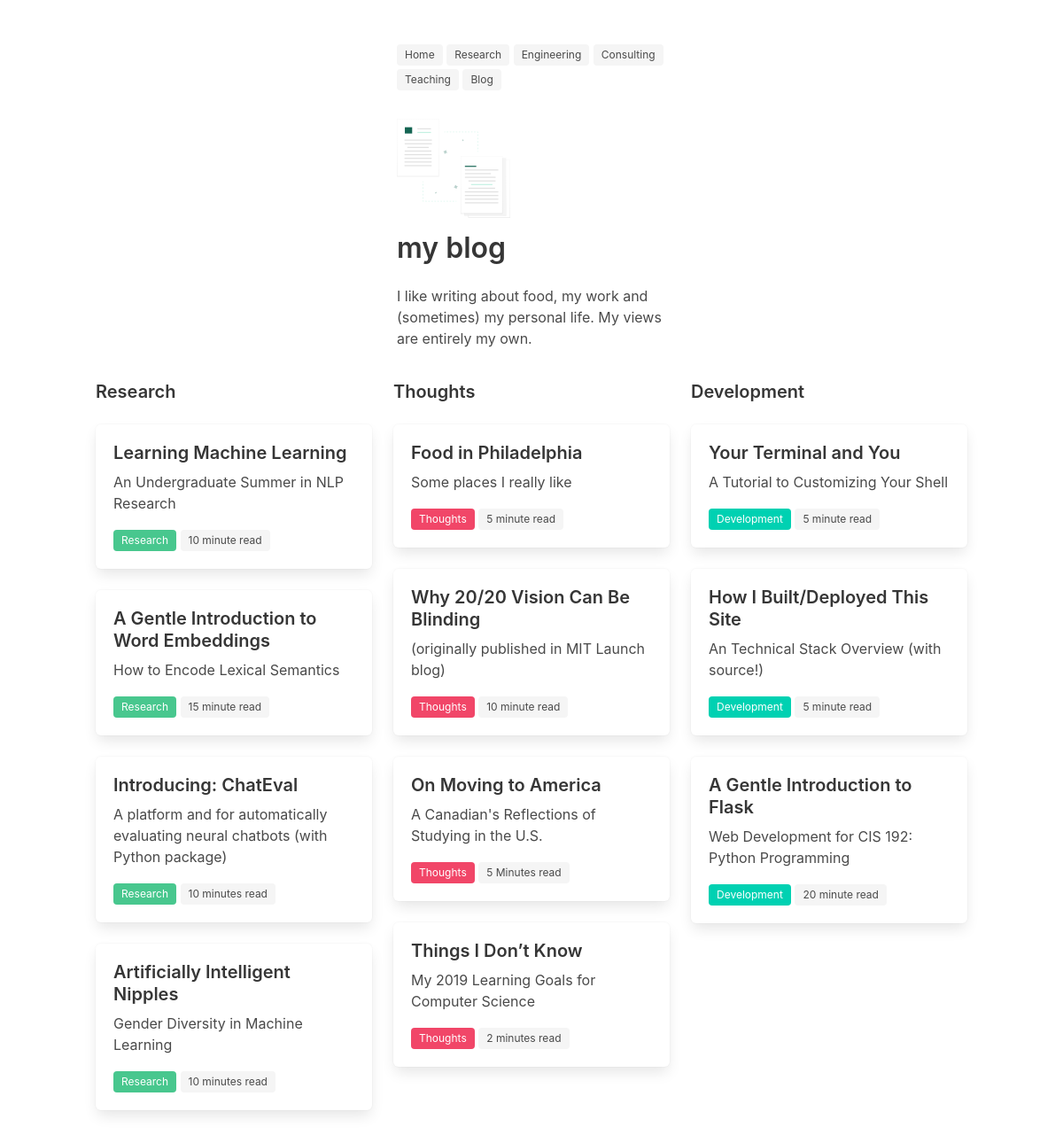
The page /blog/ on the database as committed earlier.
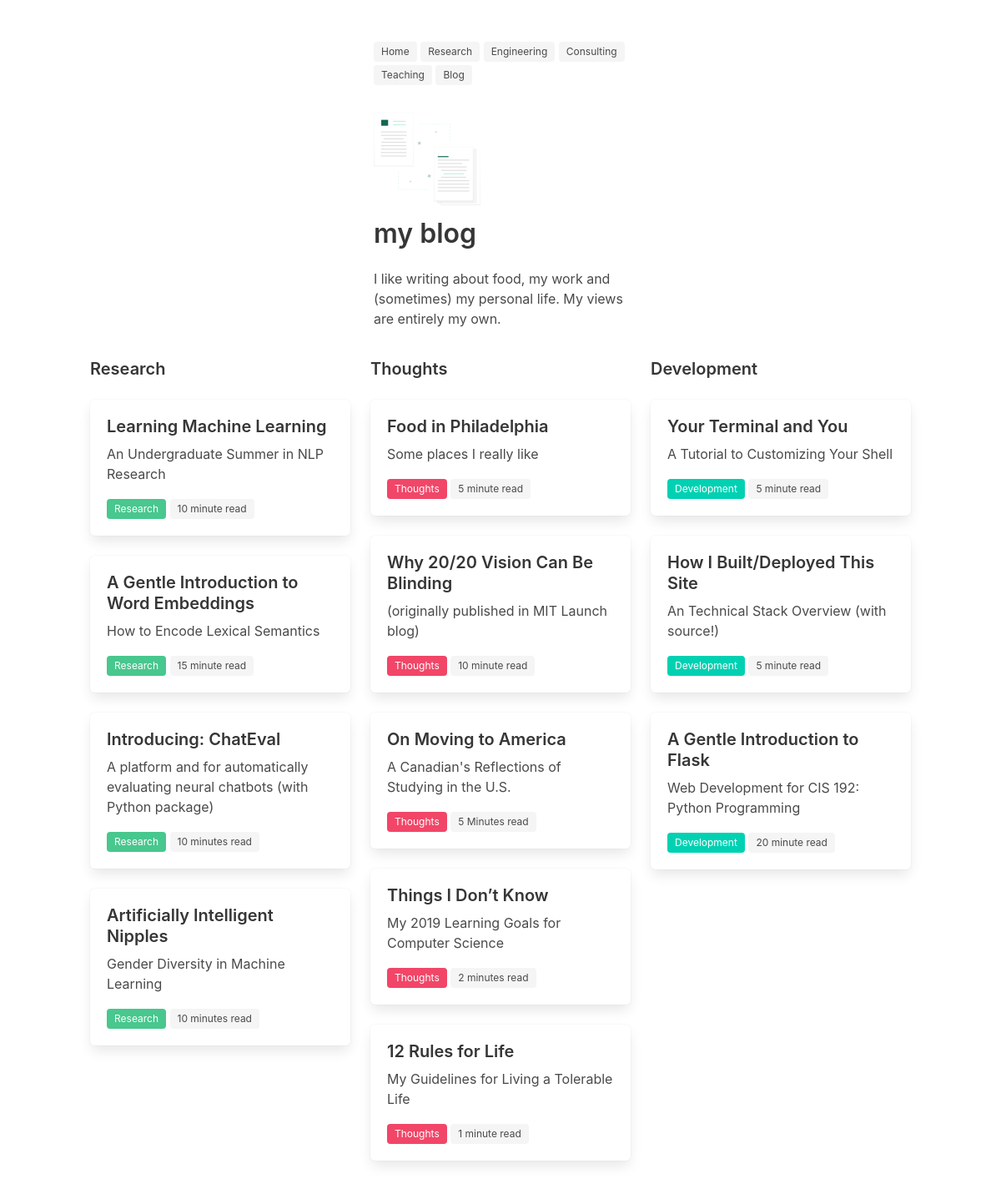
The same page on the database as committed later.
### blog/models.py (models this page shows, shortened)
class Category(models.Model):
    name = models.CharField(max_length=100)
    bulma_color = models.CharField(max_length=50, null=True, blank=True)
    class Meta:
        db_table = 'Category'

class Post(models.Model):
    id = models.CharField(max_length=50, primary_key=True)
    title = models.CharField(max_length=100)
    subtitle = models.CharField(max_length=100)
    length = models.CharField(max_length=100)
    body = models.TextField()
    category = models.ForeignKey(Category, on_delete=models.DO_NOTHING)
    recommended = models.BooleanField(default=False)
    class Meta:
        db_table = 'Post'

### blog/views.py (the view)
# urls.py: path('blog/', blog, name='blog'),
def blog(request):
    sections = list()
    categories = Category.objects.all()
    for category in categories:
        posts = Post.objects.filter(category=category)
        sections.append({"posts": posts, "category": category})
    sections.reverse()
    return render(request, 'blog.html', {'sections': sections, 'categories': categories, 'select': False})

### about/templates/blog.html (shortened to what this page needs)
{% extends 'base.html' %}
{% load static %}
{% block content %}
  <section class="section" style="padding-top: 0rem">
    <div class="container">
      <div class="columns">
        <div class="column is-one-fourth"> </div>
        <div class="column">
          <figure class="image is-128x128">
            <img src="{% static 'img/papers.svg' %}">
          </figure>
            <h1 class="title"> my blog </h1>
            <p>I like writing about food, my work and (sometimes)
              my personal life. My views are entirely my own.</p>
        </div>
        <div class="column is-one-fourth"> </div>
      </div>
    </div>
  </section>
  <section>
    <div class="container">
      <div class="columns">
            <div class="columns is-multiline">
                {% for section in sections %}
                <div class="column is-one-third">
                  <p class="subtitle"><strong>{{section.category.name}}</strong></p>
                  {% for post in section.posts %}
                  <a href="/post/{{post.id}}" >
                    <div class="box">
                      <article class="media">
                        <div class="media-content">
                          <div class="content">
                              <p style="margin-bottom: 0.5rem" class="subtitle"> <strong> {{ post.title }} </strong> </p>
                              <p> {{ post.subtitle }} </p>
                              <span class="tag is-{{ post.category.bulma_color }}"> {{ post.category.name }} </span>
                              <span class="tag is-light"> {{ post.length }} read </span> <br>
                          </div>
                        </div>
                      </article>
                    </div>
                  </a>
                  <br />
                  {% endfor %}
                </div>
                <br>
                {% endfor %}
              </div>
        </div>
      </div>
  </section>
{% endblock %}

Rows that differ between the two databases and show on the page:
added Post: title "12 Rules for Life", subtitle "My Guidelines for Living a Tolerable Life", category.name "Thoughts", length "1 minute", shown under Category "Thoughts"
